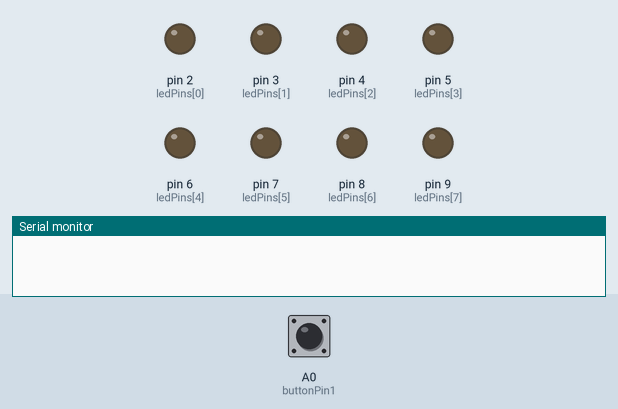
Recording of a sketch running on a simulated Arduino Uno, built with avr-gcc and run on an emulated ATmega328P. Shown: output pins drawn as LEDs (lit = HIGH), the last lines printed to the serial monitor. Inputs (shaded band) come from the test bench; at power-on: A0 (buttonPin1) LOW.

Above: at 1.2 s.
1.3 s: A0 (buttonPin1) pulled HIGH for 0.15 s
At 2.5 s:
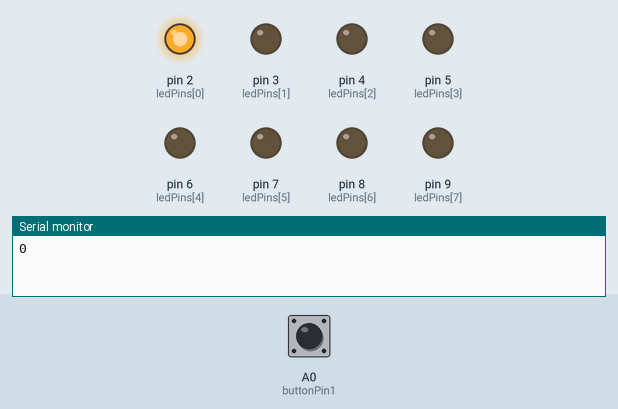
2.9 s: A0 (buttonPin1) pulled HIGH for 1 s
At 3.7 s:
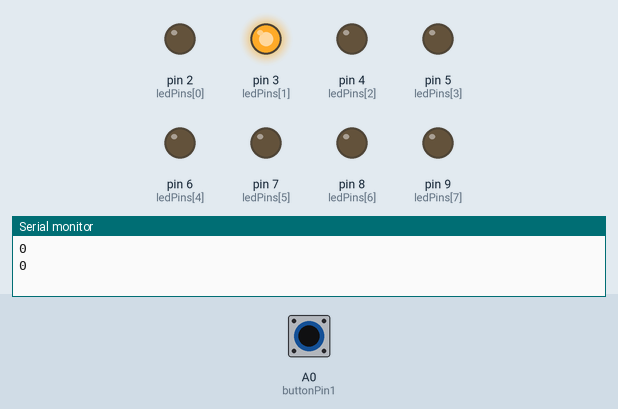
5.4 s: A0 (buttonPin1) pulled HIGH for 0.15 s
At 6.6 s:
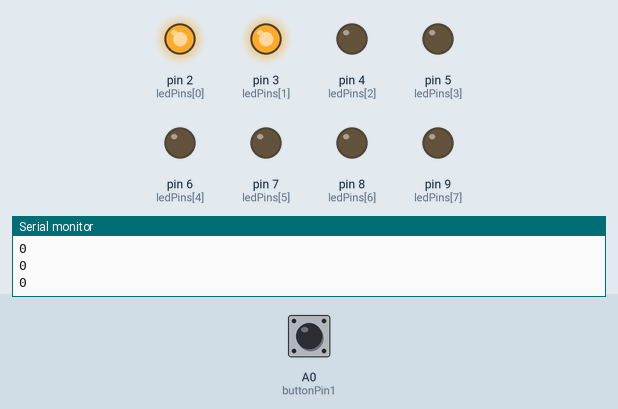
7.0 s: A0 (buttonPin1) pulled HIGH for 3.2 s
At 8.0 s:
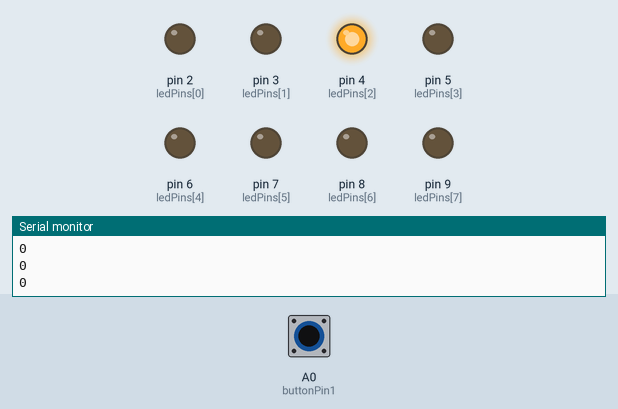
11.7 s: A0 (buttonPin1) pulled HIGH for 0.15 s
At 12.8 s:
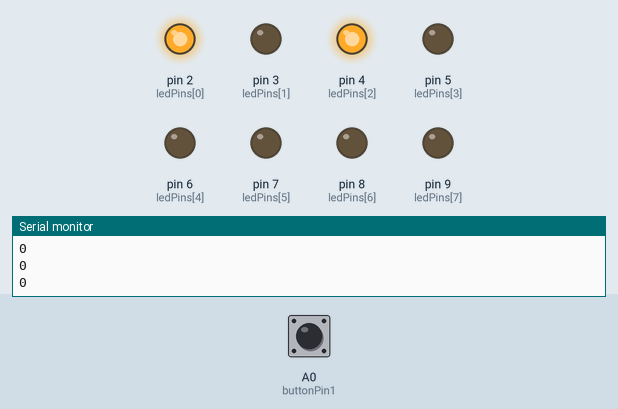
13.3 s: A0 (buttonPin1) pulled HIGH for 1 s
At 14.0 s:
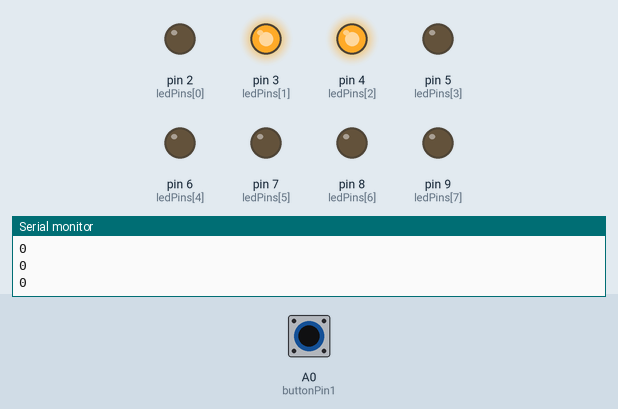
Timing chart, 0 to 16.3 s (numbered marks = the images above; inputs shaded):
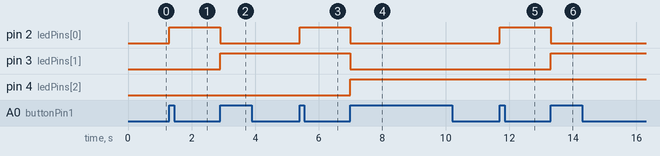

The sketch:

button-demo-2-bounce.ino
```cpp
// 实验: 按一下键，数字加 1

// 8 个控制 LED 的 pin
const int ledPins[] = {2, 3 ,4, 5, 6, 7, 8, 9};

const int buttonPin1 = A0; // 这个实验只用一个键
const int buttonPin2 = 12;
const int buttonPin3 = 11;
const int buttonPin4 = 10;

void setup()
{
  Serial.begin(9600);
  pinMode(buttonPin1, INPUT);

  for(int i = 0; i < 8; i++)
  {
    pinMode(ledPins[i], OUTPUT);
  }
}

void write_leds(uint8_t data)
{
  for(int i = 0; i < 8; i++)
  {
    digitalWrite(ledPins[i], _BV(i) & data);
  }
}

uint8_t in_val;    // 用来存键值
uint8_t count = 0;

void loop() {

  // 如果键没有被按下，则程序一直停在此处，处于等待状态，不往下走
  while ( digitalRead(buttonPin1) == HIGH ) ; // <1>

  count++;  // 有键按下了, count 自增 1
  if (count > 15) count = 0;  // 做越界处理，超过 15 了回到 0，因为我们只用 4 个 LED

  // 如果键被按下但未松开，则程序一直停在此处，不往下走
  while ( digitalRead(buttonPin1) == LOW) ;

  write_leds(count); // 松开按键后更新显示
  Serial.println(in_val, HEX);
}
```

Measured:
- after the input at 1.3 s, pin 2 (ledPins[0]): LOW → HIGH at once
- after the input at 2.9 s, pin 2 (ledPins[0]): HIGH → LOW at once; pin 3 (ledPins[1]): LOW → HIGH at once
- after the input at 5.4 s, pin 2 (ledPins[0]): LOW → HIGH at once
- after the input at 7.0 s, pin 2 (ledPins[0]), pin 3 (ledPins[1]): HIGH → LOW at once; pin 4 (ledPins[2]): LOW → HIGH at once
- after the input at 11.7 s, pin 2 (ledPins[0]): LOW → HIGH at once
- after the input at 13.3 s, pin 2 (ledPins[0]): HIGH → LOW at once; pin 3 (ledPins[1]): LOW → HIGH at once
